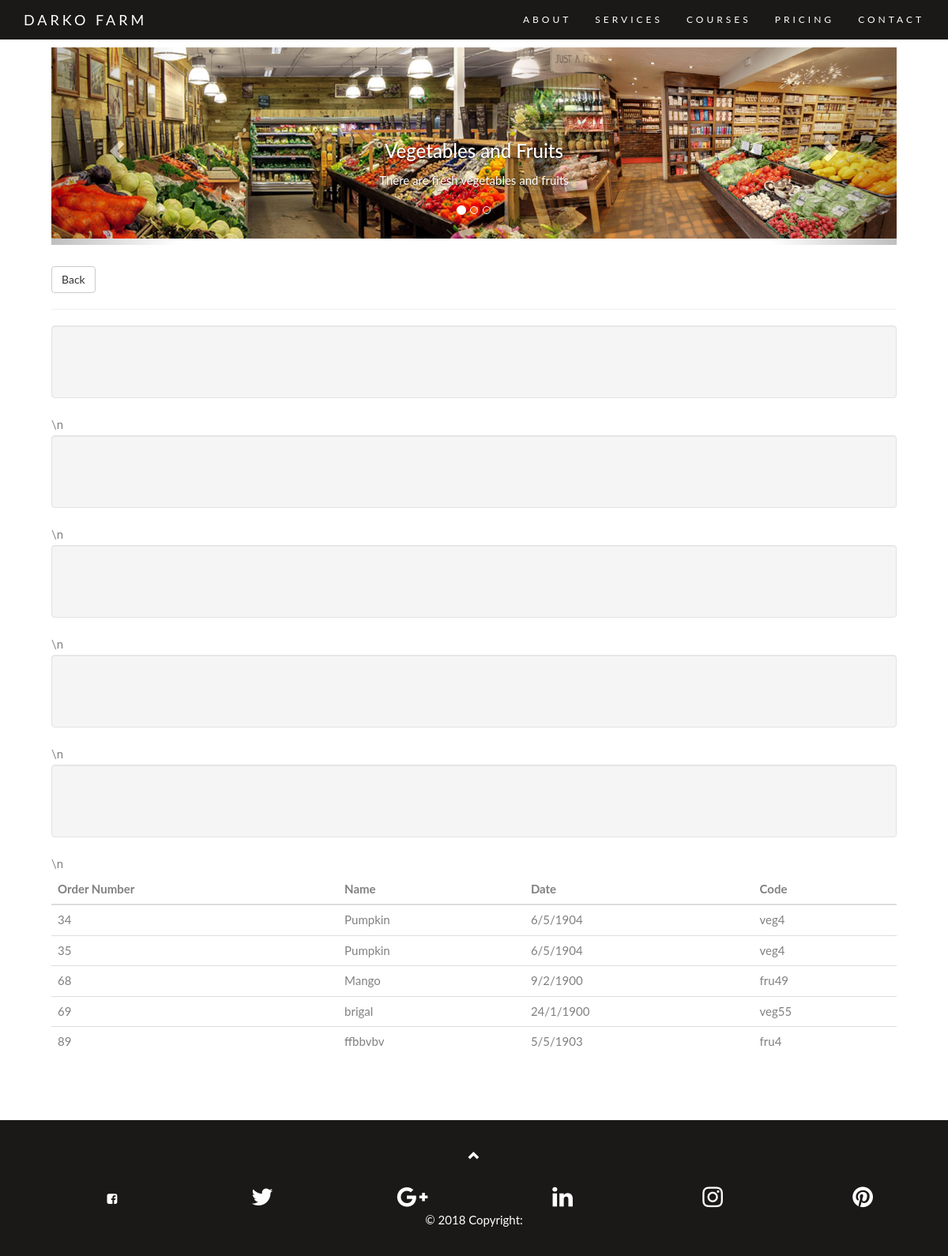
The app's page /cs/deliver_view.php (signed in) with its own data.
### tables this page shows
CREATE TABLE `regshoporder` (
  `OrderNumber` int(100) NOT NULL,
  `Date` varchar(100) DEFAULT NULL,
  `Item_Code` char(20) DEFAULT NULL,
  `Amount` varchar(20) DEFAULT NULL,
  `Verified` tinyint(1) DEFAULT NULL,
  `Delivered` tinyint(1) DEFAULT NULL,
  `Reg_Shop_Id` char(20) DEFAULT NULL
);

CREATE TABLE `items` (
  `Code` char(20) NOT NULL,
  `Name` char(50) NOT NULL,
  `Price` char(50) NOT NULL,
  `Amount` int(50) NOT NULL,
  `Unit` char(50) NOT NULL,
  `Discount` char(50) DEFAULT NULL,
  `Image` int(50) NOT NULL,
  `Type` varchar(20) DEFAULT NULL
);

### includes/sessions.php (called while the page is built, shortened)
<?php
    class Session{
        private $logged_in = false;
        private function check_logged_in(){
            if(isset($_SESSION['user_id']) && isset($_SESSION['username'])){
                $this->user_id = $_SESSION['user_id'];
                $this->logged_in = true;
            }else{
                unset($this->user_id);
                unset($this->username);
                $this->logged_in = false;
            }
        }
        public function is_logged_in(){
            return $this->logged_in;
        }
    }
?>

### includes/shop.php (called while the page is built, shortened)
<?php
require_once "database.php";
require_once "sessions.php";
class Shop{
    public function find_by_sql($sql=""){
        global $database;
        $result_set = $database->query($sql);
        return $result_set;
    }
    public function deliver_view($shop_id){
        $query = "SELECT * FROM regshoporder  INNER JOIN items ON regshoporder.Item_Code=items.Code
        where Reg_Shop_Id='$shop_id' AND Delivered=1";
        $result = $this->find_by_sql($query);
        return $result;
    }
}
?>

### includes/database.php (called while the page is built, shortened)
<?php
    class MySqlDatabase{
    public $connection;
    public function open_conection()
    {
         if (!isset($this->connection)) {
            $this->connection = new mysqli(DB_SERVER,DB_USER, DB_PASSWORD, DB_NAME);
         }
         return $this->connection;
    }
    public function query($query)
    {
        $result = $this->connection->query($query);
        return $result;
    }
    }
    $database = new MySqlDatabase();
?>

### cs/deliver_view.php (the view, shortened to what this page needs)
<?php
require_once "../includes/sessions.php";
require_once "../includes/shop.php";
$session = new Session();
$shop = new Shop();
require_once "layout/header.php";
?>
<body >
<div class="container container-fluid">
    <nav class="navbar navbar-default navbar-fixed-top">
        <div class="container">
            <div class="navbar-header">
                <a class="navbar-brand" href="Home.html">DARKO FARM</a>
            </div>
            <div class="collapse navbar-collapse" id="myNavbar">
                <ul class="nav navbar-nav navbar-right">
                    <li><a href="about.html">ABOUT</a></li>
                    <li><a href="#services">SERVICES</a></li>
                    <li><a href="course.php">COURSES</a></li>
                    <li><a href="Order_foods.php">PRICING</a></li>
                    <li><a href="contact.html">CONTACT</a></li>
                </ul>
            </div>
        </div>
    </nav>
    <div id="myCarousel" class="carousel slide" data-interval="6000" data-ride="carousel">
        <ol class="carousel-indicators">
            <li data-target="#myCarousel" data-slide-to="0" class="active"></li>
            <li data-target="#myCarousel" data-slide-to="1"></li>
            <li data-target="#myCarousel" data-slide-to="2"></li>
        </ol>
        <div class="carousel-inner" role="listbox" style=" width:100%; height:250px !important;">
            <div class="item active">
                <img src="img/y.jpg" alt="First Slide" width="100%">
                <div class="carousel-caption">
                    <h3>Vegetables and Fruits</h3>
                    <p>There are fresh vegetables and fruits</p>
                </div>
            </div>
        </div>
        <a class="carousel-control left" href="#myCarousel" data-slide="prev">
            <span class="glyphicon glyphicon-chevron-left"></span>
        </a>
        <a class="carousel-control right" href="#myCarousel" data-slide="next">
            <span class="glyphicon glyphicon-chevron-right"></span>
        </a>
    </div>
    <br/>
    <a href="shopingcart_review.php"><button class="btn btn-default">Back</button></a>
<hr>
<table class="table">
    <thead>
    <tr>
        <th>Order Number</th>
        <th>Name</th>
        <th>Date</th>
        <th>Code</th>
    </tr>
    </thead>
    <tbody>
    <?php
    if($session->is_logged_in()) {
        $result = $shop->deliver_view($session->user_id);
    if ($result) {
        while ($row = $result->fetch_assoc()) {
        echo '<div class="well">
            <ul class="list-unstyled">
                <tr>
                   <td>'.$row['OrderNumber'].'</td>
                   <td>'.$row['Name'].'</td>
                   <td>'.$row['Date'].'</td>
                   <td>'.$row['Code'].'</td>
                   </tr>\n
            </div>
        </ul>';
    }
}
}
    ?>
    </tbody>
</table>
</div>
<footer class="text-center">
    <a class="up-arrow" href="#myPage" data-toggle="tooltip" title="TO TOP">
        <span class="glyphicon glyphicon-chevron-up"></span>
    </a><br><br>
    <div class="container">
        <div class="row">
            <div class="col-md-12 py-5">
                <div class="mb-5 flex-center">
                    <div class="col-md-2 mb-md-1 mb-1">
                        <a class="fb-ic">
                            <i class="fa fa-facebook-square" aria-hidden="true"></i>
                        </a>
                    </div>
                    <div class="col-md-2 mb-md-1 mb-1">
                        <a class="tw-ic">
                            <i class="fa fa-twitter fa-lg white-text mr-md-5 mr-3 fa-2x"> </i>
                        </a>
                    </div>
                    <div class="col-md-2 mb-md-1 mb-1">
                        <a class="gplus-ic">
                            <i class="fa fa-google-plus fa-lg white-text mr-md-5 mr-3 fa-2x"> </i>
                        </a>
                    </div>
                    <div class="col-md-2 mb-md-1 mb-1">
                        <a class="li-ic">
                            <i class="fa fa-linkedin fa-lg white-text mr-md-5 mr-3 fa-2x"> </i>
                        </a>
                    </div>
                    <div class="col-md-2 mb-md-1 mb-1">
                        <a class="ins-ic">
                            <i class="fa fa-instagram fa-lg white-text mr-md-5 mr-3 fa-2x"> </i>
                        </a>
                    </div>
                    <div class="col-md-2 mb-md-1 mb-1">
                        <a class="pin-ic">
                            <i class="fa fa-pinterest fa-lg white-text fa-2x"> </i>
                        </a>
                    </div>
                </div>
            </div>
        </div>
    </div>
    <div class="footer-copyright text-center py-3">© 2018 Copyright:
    </div>
</footer>
</body>
</html>

### cs/deliver_view.php (style rules this page uses)
body { font: 400 15px Lato, sans-serif; line-height: 1.8; color: #818181; }
.navbar { margin-bottom: 0; background-color: #1b1818; z-index: 9999; border: 0; font-size: 12px !important; line-height: 1.42857143 !important; letter-spacing: 4px; border-radius: 0; }
.navbar li a, .navbar .navbar-brand { color: #fff !important; }
.carousel-inner img { width: 100%; height: 100%; margin: auto; }
.container-fluid { padding: 60px 50px; }
footer { background-color: #1b1818; color: #ffffff; padding: 32px; }
footer a { color: #ffffff; }
.well { padding: 40px; }

### records on screen
regshoporder: OrderNumber "34", Item_Code.Name "Pumpkin", Date "6/5/1904", Item_Code.Code "veg4"
regshoporder: OrderNumber "35", Item_Code.Name "Pumpkin", Date "6/5/1904", Item_Code.Code "veg4"
regshoporder: OrderNumber "68", Item_Code.Name "Mango", Date "9/2/1900", Item_Code.Code "fru49"
regshoporder: OrderNumber "69", Item_Code.Name "brigal", Date "24/1/1900", Item_Code.Code "veg55"
regshoporder: OrderNumber "89", Item_Code.Name "ffbbvbv", Date "5/5/1903", Item_Code.Code "fru4"
